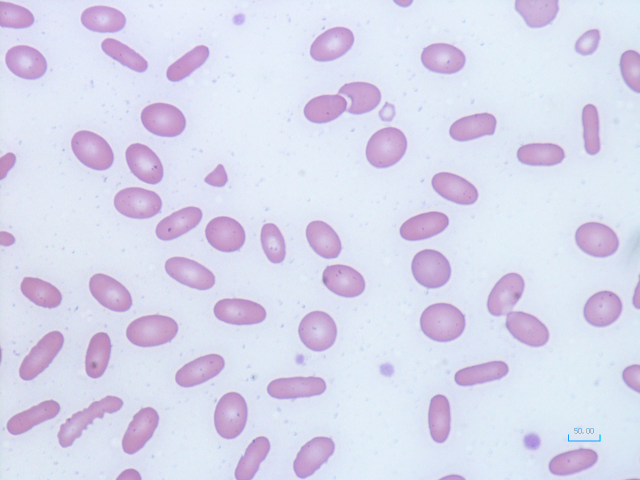
#> input picture Dataset/707.jpg, 640 x 480 px
$ jupyter execute Segmentation.ipynb
#> lines starting #> are read from the running program, lines starting #| are printed output that depends on the picture; after the words box and inside, x2 and y2 are one past the last pixel; in counts of white or black regions, pixels touching at a corner belong together
[cell 1]
import cv2
import numpy as np
import matplotlib.pyplot as plt
import os

image = cv2.imread('Dataset/707.jpg')
#> image is the input picture: shape (480, 640, 3); mean B, G, R 237.5, 217.5, 217.4

gray = cv2.cvtColor(image, cv2.COLOR_BGR2GRAY)
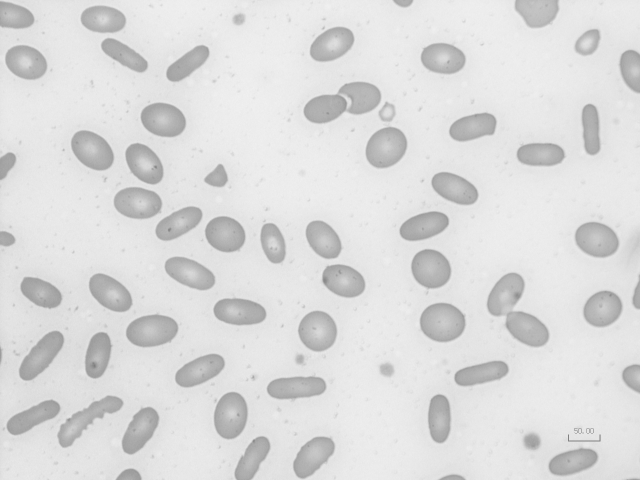
#> gray: shape (480, 640); min 126, max 240, mean 219.8

blurred = cv2.GaussianBlur(gray, (3, 3), 0)

edges = cv2.Canny(blurred, 70, 110)
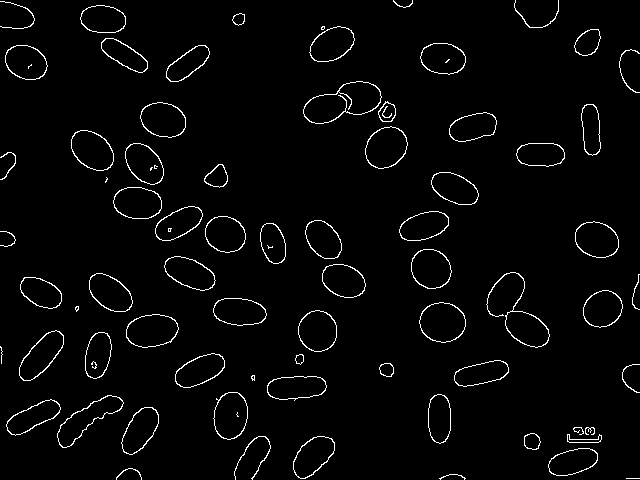
#> edges: shape (480, 640); 2.7% white in thin lines or dots

kernel = np.ones((2, 2), np.uint8)
dil = cv2.dilate(edges, kernel, iterations=1)
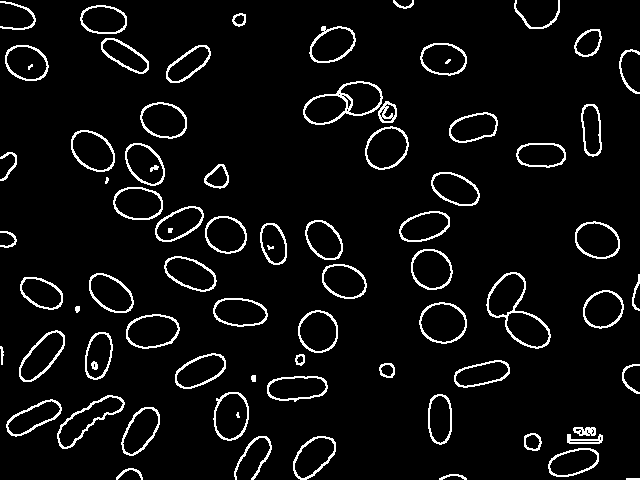
#> dil: shape (480, 640); 5.7% white in thin lines or dots

contours, _ = cv2.findContours(dil, cv2.RETR_EXTERNAL, cv2.CHAIN_APPROX_SIMPLE)
#> contours = 70 contours, 2 with area under 20; largest, box (x1, y1, x2, y2) and area: (486, 272, 551, 349) 2427, (303, 81, 383, 125) 2152, (419, 302, 467, 344) 1515, (57, 395, 125, 449) 1428, (126, 314, 180, 349) 1424

filled = np.zeros_like(image)

count = 0
for contour in contours:
    area = cv2.contourArea(contour)
    if area >= 280:
        cv2.drawContours(filled, [contour], -1, 255, thickness=cv2.FILLED)
        count += 1
#> this loop made 70 passes
#> area on passes 2 to 13: 40, 59, 1048.5, 1216.5, 175, 167.5, 240.5, 142, 1189, 1097.5, 1427.5, 981.5
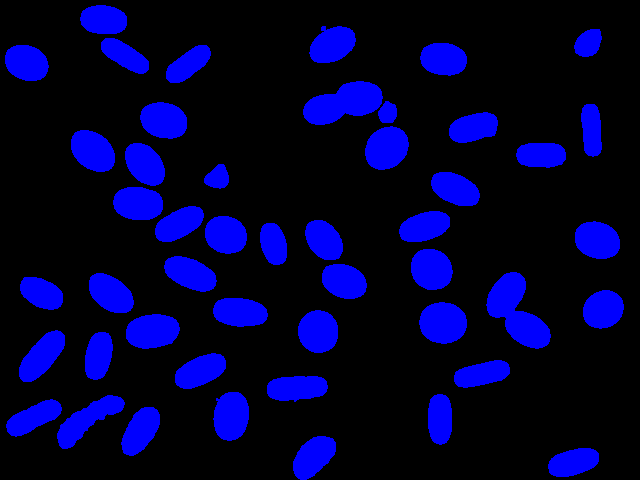
#> filled: shape (480, 640, 3); mean of channels 0, 1, 2 49.1, 0, 0; drawn as B, G, R
#> after the loop, count = 48
print(f"Jumlah Sel Darah: {count}")
#| Jumlah Sel Darah: 48

eroded = cv2.erode(filled, kernel, iterations=1)
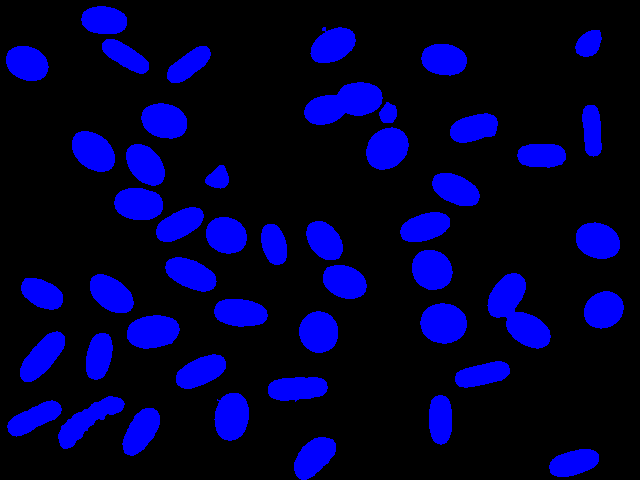
#> eroded: shape (480, 640, 3); mean of channels 0, 1, 2 45.8, 0, 0; drawn as B, G, R

eroded_gray = cv2.cvtColor(eroded, cv2.COLOR_BGR2GRAY)
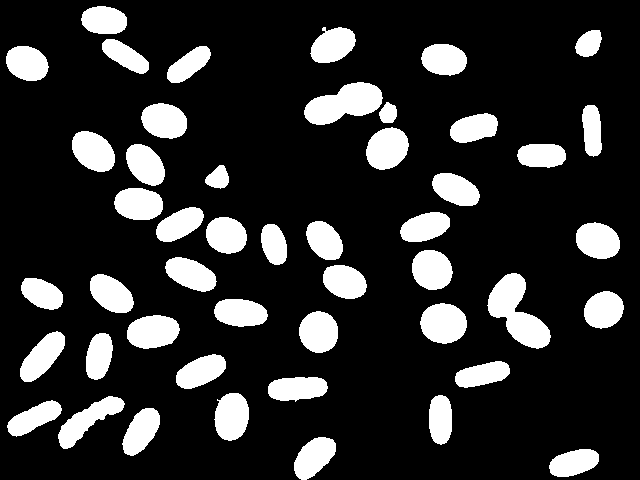
#> eroded_gray: shape (480, 640); values 0 (black) and 29 (white), 18% white; 48 white regions, largest, box (x1, y1, x2, y2) and area: (487, 273, 551, 349) 2381, (304, 82, 383, 125) 2118, (420, 303, 467, 344) 1490

_, binary_eroded = cv2.threshold(eroded_gray, 1, 255, cv2.THRESH_BINARY)

bitwise = cv2.bitwise_and(image, image, mask=binary_eroded)
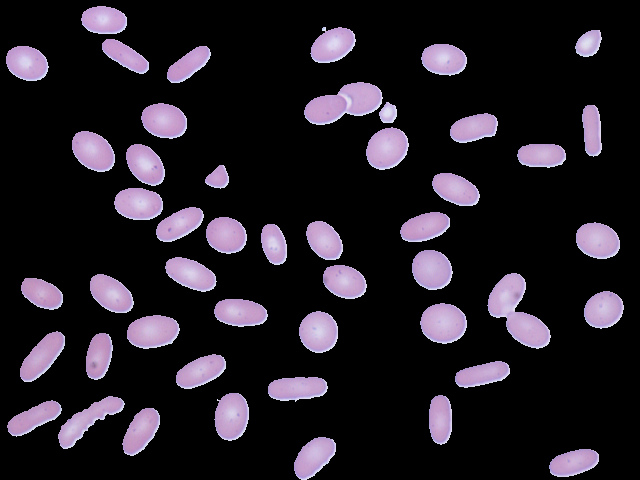
#> bitwise: shape (480, 640, 3); mean B, G, R 38, 30.1, 35.4

output_folder = 'output'
if not os.path.exists(output_folder):
    os.makedirs(output_folder)

cv2.imwrite(os.path.join(output_folder, 'original_image.jpg'), image)
cv2.imwrite(os.path.join(output_folder, 'edges.jpg'), edges)
cv2.imwrite(os.path.join(output_folder, 'dilated.jpg'), dil)
cv2.imwrite(os.path.join(output_folder, 'filled.jpg'), filled)
cv2.imwrite(os.path.join(output_folder, 'eroded.jpg'), eroded)
cv2.imwrite(os.path.join(output_folder, 'bitwiset.jpg'), bitwise)

plt.figure(figsize=(15, 8))

plt.subplot(1, 6, 1)
plt.imshow(cv2.cvtColor(image, cv2.COLOR_BGR2RGB))
plt.title("Original")
plt.axis('off')

plt.subplot(1, 6, 2)
plt.imshow(cv2.cvtColor(edges, cv2.COLOR_BGR2RGB), cmap='gray')
plt.title("Canny Edge Detection")
plt.axis('off')

plt.subplot(1, 6, 3)
plt.imshow(cv2.cvtColor(dil, cv2.COLOR_BGR2RGB), cmap='gray')
plt.title("Dilation")
plt.axis('off')

plt.subplot(1, 6, 4)
plt.imshow(cv2.cvtColor(filled, cv2.COLOR_BGR2RGB))
plt.title("Hole Filling")
plt.axis('off')

plt.subplot(1, 6, 5)
plt.imshow(cv2.cvtColor(eroded, cv2.COLOR_BGR2RGB))
plt.title("Erosion")
plt.axis('off')

plt.subplot(1, 6, 6)
plt.imshow(cv2.cvtColor(bitwise, cv2.COLOR_BGR2RGB))
plt.title("Bitwise AND")
plt.axis('off')

plt.show()
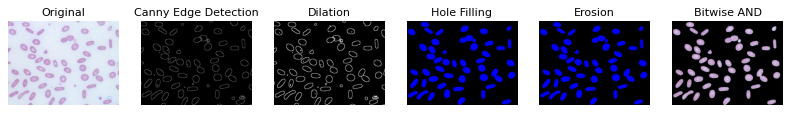
#> figure drawn by matplotlib, 6 panels
